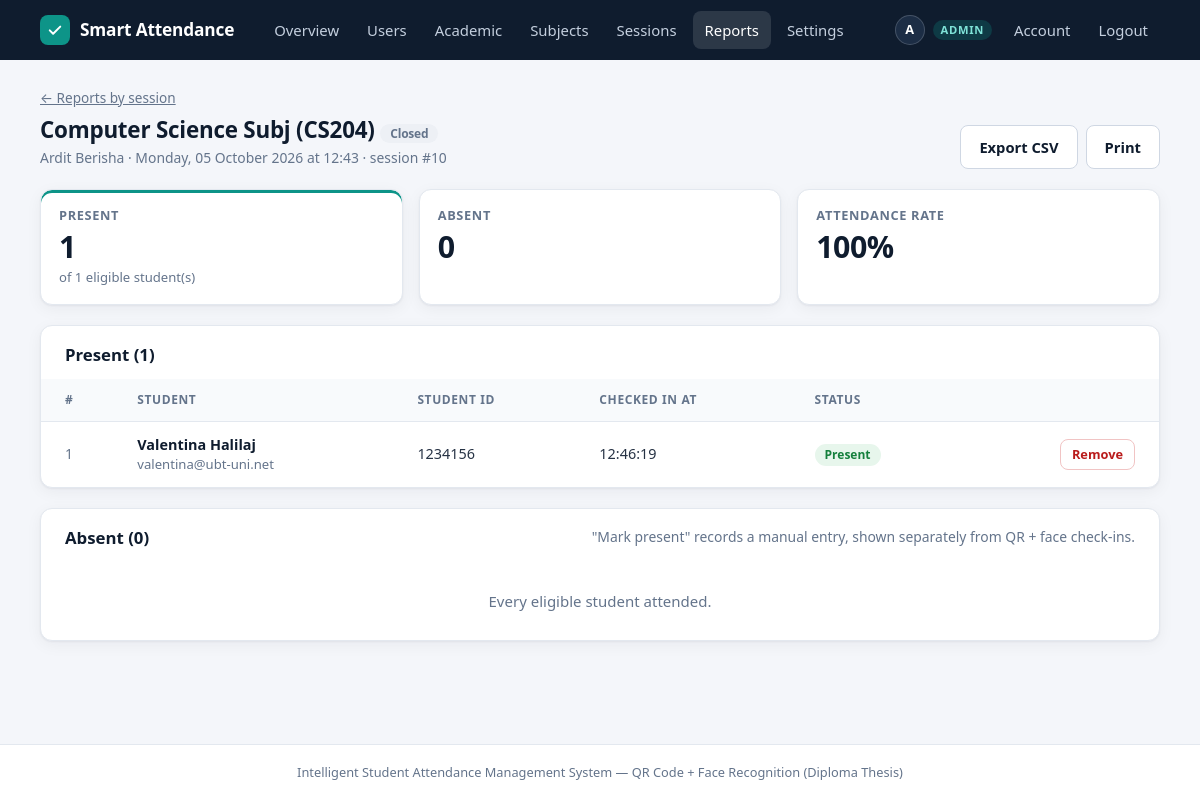
The app's page /reports/session/10 (signed in) with its own data.
### tables this page shows
CREATE TABLE "users" (
        id            INTEGER PRIMARY KEY AUTOINCREMENT,
        full_name     TEXT NOT NULL,
        email         TEXT NOT NULL UNIQUE,
        password_hash TEXT NOT NULL,
        role          TEXT NOT NULL CHECK(role IN ('admin', 'professor', 'student')),
        student_id    TEXT,                 -- university/matriculation number (students only)
        face_encoding TEXT,                 -- JSON array of 128 floats (students only)
        is_active     INTEGER NOT NULL DEFAULT 1,            -- 0 = account disabled by an admin
        must_change_password INTEGER NOT NULL DEFAULT 0,     -- 1 = temporary password in use
        created_at    TIMESTAMP DEFAULT CURRENT_TIMESTAMP
    , face_photo TEXT, first_name TEXT, last_name TEXT, program_id INTEGER REFERENCES programs (id), study_year_id INTEGER REFERENCES study_years (id), specialisation_id INTEGER REFERENCES specialisations (id));

CREATE TABLE attendance (
            id          INTEGER PRIMARY KEY AUTOINCREMENT,
            session_id  INTEGER NOT NULL,
            student_id  INTEGER NOT NULL,
            marked_at   TIMESTAMP DEFAULT CURRENT_TIMESTAMP,
            status      TEXT NOT NULL DEFAULT 'present',
            UNIQUE (session_id, student_id),
            FOREIGN KEY (session_id) REFERENCES sessions (id) ON DELETE CASCADE,
            FOREIGN KEY (student_id) REFERENCES users (id) ON DELETE CASCADE
        );

### app.py (the view, shortened to what this page needs)
@app.route("/reports/session/<int:session_id>")
@role_required("professor", "admin")
def report_session(session_id):
    lecture = get_owned_session(session_id)
    db = get_db()
    present = db.execute(
        """SELECT u.id, u.full_name, u.student_id, u.email, a.marked_at, a.status
           FROM attendance a JOIN users u ON u.id = a.student_id
           WHERE a.session_id = ?
           ORDER BY a.marked_at ASC""",
        (session_id,),
    ).fetchall()
    absent = db.execute(
        f"""SELECT u.id, u.full_name, u.student_id, u.email
            FROM users u JOIN sessions s ON s.id = ?
            WHERE u.role = 'student' AND u.is_active = 1 AND {EXPECTED_SQL}
              AND NOT EXISTS (SELECT 1 FROM attendance a
                              WHERE a.session_id = s.id AND a.student_id = u.id)
            ORDER BY u.full_name COLLATE NOCASE""",
        (session_id,),
    ).fetchall()
    return render_template("report_session.html", lecture=lecture, present=present, absent=absent)

### app.py (called while the page is built, shortened)
def csrf_token():
    if "_csrf" not in session:
        session["_csrf"] = secrets.token_hex(16)
    return session["_csrf"]

@app.before_request
def load_user_and_protect():
    g.user = None
    if request.endpoint == "static":
        return None
    user_id = session.get("user_id")
    if user_id is not None:
        g.user = get_db().execute("SELECT * FROM users WHERE id = ?", (user_id,)).fetchone()
        if g.user is None or not g.user["is_active"]:
            session.clear()
            g.user = None
            flash("Your account is no longer available. Please log in again.", "error")
    if g.user and g.user["must_change_password"] and request.endpoint not in ("account", "logout"):
        if request.is_json:
            return jsonify({"success": False, "message": "Please set a new password first."}), 403
        return redirect(url_for("account"))
    return None

@app.context_processor
def inject_globals():
    return {"current_user": g.get("user"), "csrf_token": csrf_token}

def to_local(value):
    if not value:
        return None
    if isinstance(value, str):
        value = datetime.strptime(value[:19], "%Y-%m-%d %H:%M:%S")
    return value.replace(tzinfo=timezone.utc).astimezone()

@app.template_filter("localtime")
def localtime_filter(value, fmt="%d %b %Y, %H:%M"):
    local = to_local(value)
    return local.strftime(fmt) if local else "-"

def percent(part, whole):
    return round(100 * part / whole) if whole else 0

def role_required(*roles):
    def decorator(f):
        @wraps(f)
        def wrapper(*args, **kwargs):
            if g.user is None:
                flash("Please log in to continue.", "error")
                return redirect(url_for("login"))
            if g.user["role"] not in roles:
                flash("You do not have permission to view that page.", "error")
                return redirect(url_for("index"))
            return f(*args, **kwargs)
        return wrapper
    return decorator

def get_owned_session(session_id):
    lecture = get_db().execute(
        """SELECT s.*, p.full_name AS professor_name
           FROM sessions s JOIN users p ON p.id = s.professor_id
           WHERE s.id = ?""",
        (session_id,),
    ).fetchone()
    if lecture is None or (g.user["role"] != "admin" and lecture["professor_id"] != g.user["id"]):
        abort(404)
    return lecture

### database.py (called while the page is built)
def get_db():
    conn = sqlite3.connect(DB_PATH)
    conn.row_factory = sqlite3.Row
    conn.execute("PRAGMA foreign_keys = ON")
    return conn

### templates/report_session.html (shortened to what this page needs)
{% extends "base.html" %}
{% import "_macros.html" as ui with context %}
{% block content %}
{% set total = present | length + absent | length %}
<p class="breadcrumb no-print"><a href="{{ url_for('reports') }}">&larr; Reports by session</a></p>
<div class="page-header">
    <div>
        <h2>{{ lecture.subject }} {{ ui.session_badge(lecture.is_active) }}</h2>
        <p class="hint">
            {{ lecture.professor_name }} &middot; {{ lecture.created_at | localtime('%A, %d %B %Y at %H:%M') }} &middot; session #{{ lecture.id }}
        </p>
    </div>
    <div class="page-actions no-print">
        <a href="{{ url_for('report_session', session_id=lecture.id, format='csv') }}" class="btn btn-secondary">Export CSV</a>
        <button type="button" class="btn btn-secondary" onclick="window.print()">Print</button>
    </div>
</div>
<div class="stats">
    <div class="stat stat-accent">
        <div class="stat-label">Present</div>
        <div class="stat-value">{{ present | length }}</div>
        <div class="stat-note">of {{ total }} eligible student(s)</div>
    </div>
    <div class="stat">
        <div class="stat-label">Absent</div>
        <div class="stat-value">{{ absent | length }}</div>
    </div>
    <div class="stat">
        <div class="stat-label">Attendance rate</div>
        <div class="stat-value">{{ percent(present | length, total) }}%</div>
    </div>
</div>
<div class="card card-flush">
    <div class="card-head"><h3>Present ({{ present | length }})</h3></div>
    {% if present %}
    <div class="table-wrap">
        <table class="data-table">
            <thead>
                <tr>
                    <th>#</th>
                    <th>Student</th>
                    <th>Student ID</th>
                    <th>Checked in at</th>
                    <th>Status</th>
                    <th class="actions"></th>
                </tr>
            </thead>
            <tbody>
                {% for r in present %}
                <tr>
                    <td class="muted">{{ loop.index }}</td>
                    <td>
                        <div class="cell-main">{{ r.full_name }}</div>
                        <div class="cell-sub">{{ r.email }}</div>
                    </td>
                    <td>{{ r.student_id or '-' }}</td>
                    <td class="nowrap">{{ r.marked_at | localtime('%H:%M:%S') }}</td>
                    <td>{{ ui.attendance_badge(r.status) }}</td>
                    <td class="actions">
                        <form method="POST" action="{{ url_for('mark_attendance', session_id=lecture.id) }}" data-confirm="Remove the attendance record of {{ r.full_name }}?">
                            <button type="submit" class="btn btn-small btn-danger">Remove</button>
                        </form>
                    </td>
                </tr>
                {% endfor %}
            </tbody>
        </table>
    </div>
    {% else %}
    <p class="empty">Nobody has checked in to this session.</p>
    {% endif %}
</div>
<div class="card card-flush">
    <div class="card-head">
        <h3>Absent ({{ absent | length }})</h3>
        <span class="hint no-print">"Mark present" records a manual entry, shown separately from QR + face check-ins.</span>
    </div>
    {% if absent %}
    <div class="table-wrap">
        <table class="data-table">
            <thead>
                <tr>
                    <th>#</th>
                    <th>Student</th>
                    <th>Student ID</th>
                    <th class="actions"></th>
                </tr>
            </thead>
            <tbody>
                {% for r in absent %}
                <tr>
                    <td class="muted">{{ loop.index }}</td>
                    <td>
                        <div class="cell-main">{{ r.full_name }}</div>
                        <div class="cell-sub">{{ r.email }}</div>
                    </td>
                    <td>{{ r.student_id or '-' }}</td>
                    <td class="actions">
                        <form method="POST" action="{{ url_for('mark_attendance', session_id=lecture.id) }}">
                            {{ ui.csrf() }}
                            <input type="hidden" name="student_id" value="{{ r.id }}">
                            <input type="hidden" name="action" value="add">
                            <button type="submit" class="btn btn-small btn-secondary">Mark present</button>
                        </form>
                    </td>
                </tr>
                {% endfor %}
            </tbody>
        </table>
    </div>
    {% else %}
    <p class="empty">Every eligible student attended.</p>
    {% endif %}
</div>
{% endblock %}

### templates/base.html (shortened to what this page needs)
<!DOCTYPE html>
<html lang="en">
<head>
<link rel="stylesheet" href="{{ url_for('static', filename='css/style.css') }}">
</head>
<body>
{% macro nav_link(endpoint, label, also=()) %}
<a href="{{ url_for(endpoint) }}" {% if request.endpoint == endpoint or request.endpoint in also %}class="active"{% endif %}>{{ label }}</a>
{% endmacro %}
<nav class="navbar">
    <div class="navbar-inner">
        <a href="{{ url_for('index') }}" class="brand">
            <span class="brand-mark">
                <svg viewBox="0 0 24 24" fill="none" stroke="#fff" stroke-width="2.6" stroke-linecap="round" stroke-linejoin="round" aria-hidden="true"><path d="M5 12.5l4.5 4.5L19 7.5"/></svg>
            </span>
            Smart Attendance
        </a>
        <div class="nav-menu" id="nav-menu">
            {% if current_user %}
                {% if current_user.role == 'admin' %}
                    {{ nav_link('admin_dashboard', 'Overview') }}
                    {{ nav_link('admin_users', 'Users', ('admin_user_new', 'admin_user_edit')) }}
                    {{ nav_link('academic.structure', 'Academic', ('academic.program',)) }}
                    {{ nav_link('academic.subjects', 'Subjects', ('academic.subject_new', 'academic.subject_edit')) }}
                    {{ nav_link('admin_sessions', 'Sessions', ('session_qr',)) }}
                    {{ nav_link('reports', 'Reports', ('report_students', 'report_student', 'report_session')) }}
                    {{ nav_link('academic.settings', 'Settings') }}
                {% elif current_user.role == 'professor' %}
                    {{ nav_link('professor_dashboard', 'Dashboard', ('session_qr',)) }}
                    {{ nav_link('professor_subjects', 'My Subjects') }}
                    {{ nav_link('create_session', 'New Session') }}
                    {{ nav_link('reports', 'Reports', ('report_students', 'report_student', 'report_session')) }}
                {% else %}
                    {{ nav_link('student_dashboard', 'Dashboard', ('enroll_face',)) }}
                {% endif %}
                <span class="nav-user">
                    <span class="avatar">{{ current_user.full_name[:1] | upper }}</span>
                    <span class="role-chip">{{ current_user.role }}</span>
                </span>
                {{ nav_link('account', 'Account') }}
                <a href="{{ url_for('logout') }}">Logout</a>
            {% else %}
                <span class="nav-spacer"></span>
                {{ nav_link('login', 'Login') }}
                {{ nav_link('register', 'Register') }}
            {% endif %}
        </div>
    </div>
</nav>
<main class="container {% block container_class %}{% endblock %}">
    {% block content %}{% endblock %}
</main>
<footer class="footer">
    Intelligent Student Attendance Management System &mdash; QR Code + Face Recognition (Diploma Thesis)
</footer>
</body>
</html>

### templates/_macros.html (shortened to what this page needs)
{% macro session_badge(is_active) %}
{% if is_active %}<span class="badge badge-success">Active</span>{% else %}<span class="badge badge-muted">Closed</span>{% endif %}
{% endmacro %}
{% macro attendance_badge(status) %}
{% if status == 'present' %}<span class="badge badge-success">Present</span>
{% elif status == 'manual' %}<span class="badge badge-warning" title="Added by hand, not by QR + face check">Present (manual)</span>
{% else %}<span class="badge badge-danger">Absent</span>{% endif %}
{% endmacro %}

### records on screen
users: full_name "A", role "ADMIN"
users: professor_name "Ardit Berisha"
attendance: full_name "Valentina Halilaj", email "valentina@ubt-uni.net", student_id "1234156", marked_at "12:46:19", status "Present"

### other values on screen
{{ label }} "Overview Users Academic Subjects Sessions Reports Settings Account"
{{ lecture.subject }} "Computer Science Subj (CS204)"
{{ lecture.created_at | localtime('%A, %d %B %Y at %H:%M') }} "Monday, 05 October 2026 at 12:43"
{{ lecture.id }} "10"
{{ present | length }} "1"
{{ total }} "1"
{{ absent | length }} "0"
{{ percent(present | length, total) }} "100"
